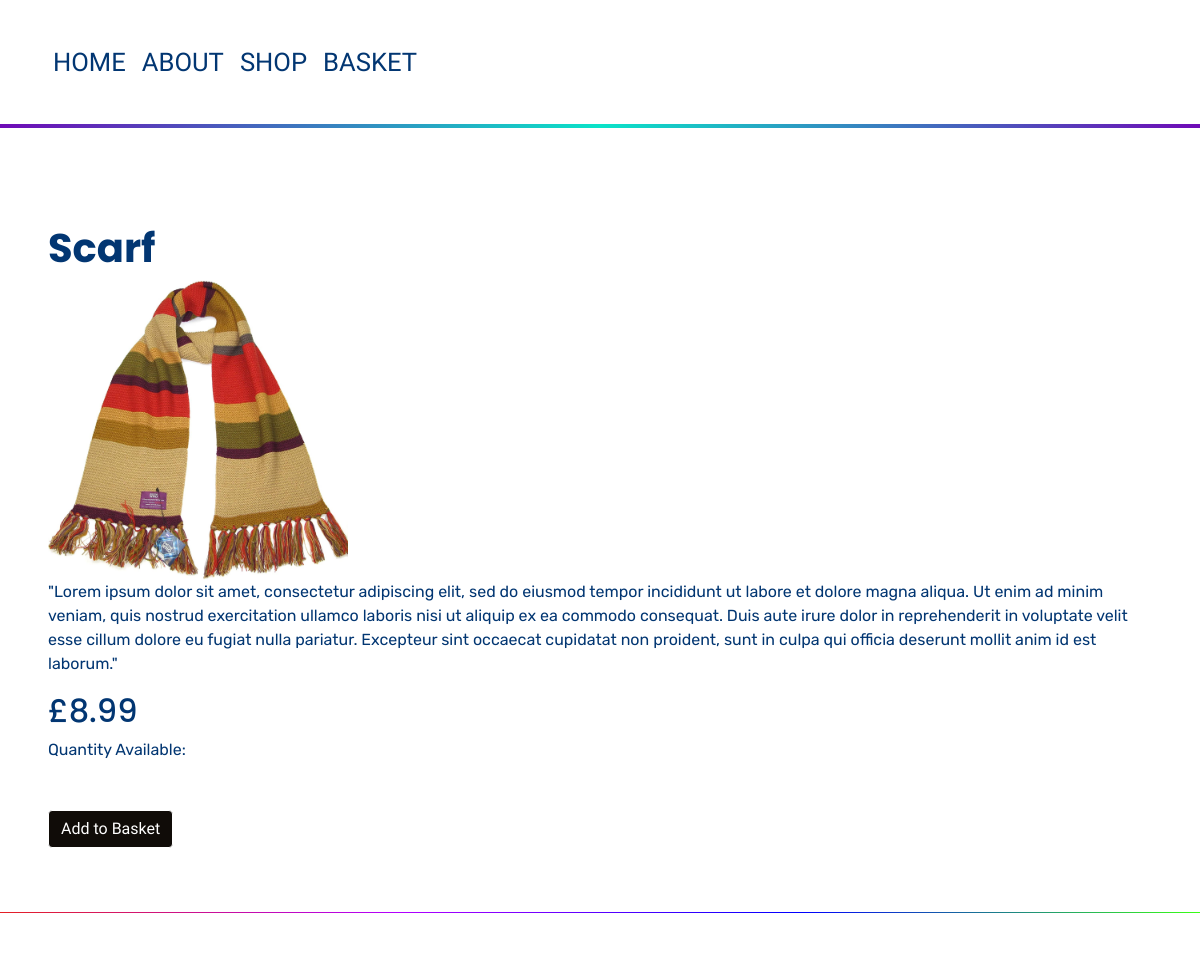
The page /products/scarf-01 on the database its author committed.
### main/models.py (models this page shows, shortened)
class Product(models.Model):
	name = models.CharField(max_length=200)
	short_description = models.TextField(null=True, blank=True)
	long_description = models.TextField(null=True, blank=True)
	price = models.DecimalField(default=4.00, max_digits=100, decimal_places=2)
	slug = models.SlugField(null=False, unique=True)
	image = models.ImageField(upload_to='product_image')
	category = models.ForeignKey(Category, on_delete=models.CASCADE, related_name='Category', blank=True)

### main/views.py (the view)
# urls.py: path('products/<slug:slug>', ProductDetailView.as_view(), name='product_detail'),
class ProductDetailView(DetailView):
    model = Product
    template_name = 'main/product_detail.html'

### main/templates/main/product_detail.html (shortened to what this page needs)
{% extends "main/base.html" %}
{% load crispy_forms_tags %}
{% block content %}
<div>
    <h1>{{ object.name }}</h1>
    <img src="{{ object.image.url }}" width="300" height="300" />
    <p>{{ object.long_description }}</p>
    <h2>£{{ object.price }}</h2>
    <p>Quantity Available: {{ object.quantity }}</p>
    <form method='GET' action='{% url "update_basket" object.slug %}'>
        <div class='form-group'>
            <input type="submit" class="btn btn-primary" value='Add to Basket'>
        </div>
    </form>
</div>
{% endblock content %}

### main/static/main/main.css (style rules this page uses)
html, body { height: 100%; }
body { background-color: white; padding-top: 10rem; display: flex; flex-direction: column; }
p { color: #023672; font-family: 'Rubik'; font-size: 1rem; }
h1, h2, h3, h4, h5, h6 { color: #023672; font-family: 'Poppins'; }
h1 { font-weight: bold; font-size: 2.5rem; }
h2 { font-size: 2rem; }
.form-group { padding-top: 2rem; font-family: 'Red Rose'; color: #023672; justify-content: center; }
.btn-primary { background-color: #100c08; border-color: white; }

### rows shown on the page
Product: name "Scarf", image (picture), long_description "\"Lorem ipsum dolor sit amet, consectetur adipiscing elit, sed do eiusmod tempor incididunt ut labore et dolore magna aliqua. Ut enim ad minim veniam, quis nostrud exercitation ullamco laboris nisi ut aliquip ex ea commodo consequat. Duis aute irure dolor in reprehenderit in voluptate velit esse cillum dolore eu fugiat nulla pariatur. Excepteur sint occaecat cupidatat non proident, sunt in culpa qui officia deserunt mollit anim id est laborum.\"", price "8.99"
